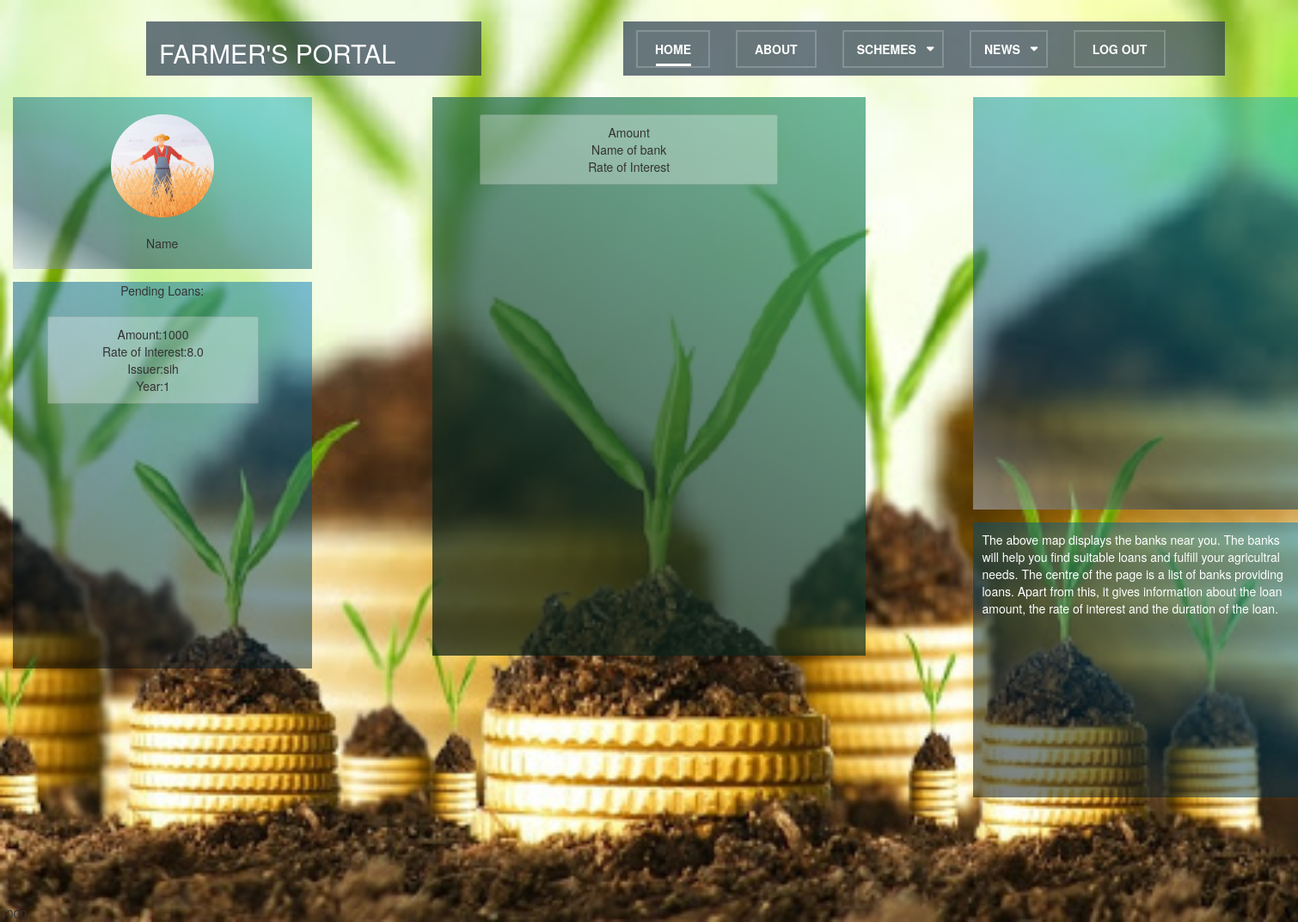
Screenshot of /Bank/ViewLoan/ with the database file from the repository.
### Bank/models.py (models this page shows, shortened)
class Loan(models.Model):
    Publisher=models.ForeignKey(BankExecutive,on_delete=models.CASCADE)
    Amt=models.IntegerField()
    Rate=models.FloatField()
    Year=models.IntegerField()

### farmers/models.py (models this page shows)
class BankExecutive(models.Model):
    Ref=models.ForeignKey(User,on_delete=models.CASCADE)
    Bank_Name=models.CharField(max_length=100)
    Address=models.CharField(max_length=100)
    Contact=models.IntegerField()
    def __str__(self):
        return self.Ref.username

### Bank/views.py (the view)
# urls.py: path('ViewLoan/',views.LoanView,name='LoanView'),
def LoanView(request):
    flag=0
    q=Loan.objects.all()
    try:
        u=BankExecutive.objects.get(Ref=request.user)
        flag=1
    except:
        flag=0
    return render(request,'homeloan.html',{'loan':q,'flag':flag})

### Bank/templates/homeloan.html (shortened to what this page needs)
{% load static %}
<html>
<head>
 	<link rel="stylesheet" href="https://cdnjs.cloudflare.com/ajax/libs/font-awesome/4.7.0/css/font-awesome.min.css">
	 <link rel="stylesheet" href="{% static 'css/bootsnav.css' %}">
	 <link rel="stylesheet" href="{% static 'css/bank.css' %}">
 	<link rel="stylesheet" href="https://maxcdn.bootstrapcdn.com/bootstrap/3.3.7/css/bootstrap.min.css">
</head>
<body>
	<div class="container">
        <div class="row">
        	<div class="col-md-4 logo"><h2 style="color:white">FARMER'S PORTAL</h2></div>
            <div class="col-md-8">
                <nav class="navbar navbar-default navbar-mobile bootsnav on">
                    <div class="collapse navbar-collapse" id="navbar-menu">
                        <ul class="nav navbar-nav" data-in="fadeInDown" data-out="fadeOutUp">
                            <li class="active"><a href="#" data-hover="Home">Home </a></li>
                            <li><a href="#" data-hover="About">About </a></li>
                            <li class="dropdown">
                                <a href="#" class="dropdown-toggle" data-toggle="dropdown" data-hover="Shortcodes">Schemes</a>
                            </li>
                            <li class="dropdown">
                                <a href="#" class="dropdown-toggle" data-toggle="dropdown" data-hover="Shortcodes">News </a>
                            </li>
                            <li><a href="#" data-hover="LogOut">Log Out </a></li>
                        </ul>
                    </div>
                </nav>
            </div>
		 </div>
	</div>
	<div class="container-fluid hi">
		 <div class="row">
			<div class="col-md-3">
			  <div class="lef1">
				  <br>
				  <img src="{% static 'css/statics/wallpaper1.jpg' %}">
				 <br><br><span>Name</span>
			  </div>
			  <div class="lef2">
				  <p>Pending Loans:</p>
				  <ul style="list-style: none;">
					  <li>
                          {% for i in loan %}
					  <div class="card dis">
						  Amount:{{i.Amt}}
						  <br>
                          Rate of Interest:{{i.Rate}}
                          <br>
                          Issuer:{{i.Publisher}}
                          <br>
                          Year:{{i.Year}}
                      </div>
                      {% endfor %}
				  </li>
				  </ul>
			  </div>
			</div>
			<div class="col-md-1"></div>
			<div class="col-md-4 cen">
						<ul style="list-style: none;">
							<li>
							<div class="card dis">
								<span>Amount</span>
						<span>Name of bank</span>
						<span>Rate of Interest</span>
							</div>
						</li>
						</ul>
		   </div>
		   <div class="col-md-1"></div>
			<div class="col-md-3">
				<div class="row r1">
					<iframe src="https://www.google.com/maps/embed?pb=!1m16!1m12!1m3!1d15072.9410065777!2d72.839731447777!3d19.184924584813327!2m3!1f0!2f0!3f0!3m2!1i1024!2i768!4f13.1!2m1!1sbanks!5e0!3m2!1sen!2sin!4v1581043029970!5m2!1sen!2sin" width="600" height="450" frameborder="0" style="border:0;" allowfullscreen=""></iframe>
				</div>
				<div class="row r2">
					The above map displays the banks near you. The banks will help you find suitable loans
					and fulfill your agricultral needs. The centre of the page is a list of banks providing loans. Apart from
					this, it gives information about the loan amount, the rate of interest and the duration of the loan.
				</div>
			</div>
		</div>
	</div>
    {% for i in loan %}
    {{i.Amt}}
    {% endfor %}
</body>
</html>

### farmers/static/css/bootsnav.css (style rules this page uses)
.logo { margin-top: 25px; background: rgba(44,62,80,0.7); }
nav.navbar.bootsnav { margin-top:30px; margin-left:150px; -moz-border-radius: 0px; -webkit-border-radius: 0px; -o-border-radius: 0px; border-radius: 0px; background-color: #fff; border-bottom: solid 1px #e0e0e0; z-index: 9; }
nav.navbar.bootsnav ul.nav > li > a { color: #6f6f6f; background-color: transparent; outline: none; margin-bottom: -2px; }
nav.navbar.bootsnav ul.nav li.megamenu-fw > a:hover, nav.navbar.bootsnav ul.nav li.megamenu-fw > a:focus, nav.navbar.bootsnav ul.nav li.active > a:hover, nav.navbar.bootsnav ul.nav li.active > a:focus, nav.navbar.bootsnav ul.nav li.active > a { background-color: transparent; }
body { -webkit-transition: all 0.3s ease-in-out; -moz-transition: all 0.3s ease-in-out; -o-transition: all 0.3s ease-in-out; -ms-transition: all 0.3s ease-in-out; transition: all 0.3s ease-in-out; }
@media (min-width: 1024px) { nav.navbar.bootsnav ul.nav > li > a { padding: 30px 15px; font-weight: 600; } }
@media (min-width: 1024px) { nav.navbar.bootsnav ul.nav > li.dropdown > a.dropdown-toggle:after { font-family: 'FontAwesome'; content: "\f0d7"; margin-left: 5px; margin-top: 2px; } }

### farmers/static/css/bank.css (style rules this page uses)
.lef1 { background-color: aqua; height: 200px; text-align: center; background: linear-gradient(30deg,rgb(197, 205, 224,0.5),#002a5480,rgb(1, 78, 109,0.5),rgb(2, 125, 138,0.5),rgb(0, 161, 167,0.5),rgb(27, 178, 184,0.5)); }
.lef2 { margin-top: 15px; background: linear-gradient(30deg,rgb(1,1,1,0.5),rgb(1,25,38,0.5),rgb(0,62,92,.5),rgb(1, 98, 147,.5),rgb(0, 123, 184,.5)); height: 450px; text-align: center; }
img { height:120px; border-radius: 50%; }
.r1 { background: linear-gradient(30deg,rgb(197, 205, 224,0.5),rgb(0, 42, 84,0.5),rgb(1, 78, 109,0.5),rgb(2, 125, 138,0.5),rgb(0, 161, 167,0.5),rgb(27, 178, 184,0.5)); height: 60vh; }
.r2 { margin-top: 15px; background: linear-gradient(30deg,rgb(1,1,1,0.5),rgb(1,25,38,0.5),rgb(0,62,92,.5),rgb(1, 98, 147,.5),rgb(0, 123, 184,.5)); height: 40vh; color:white; padding:10px; }
.cen { background: linear-gradient(30deg,rgb(5, 25, 18,0.7),rgb(13, 38, 28,0.7),rgb(26, 76, 57,0.7),rgb(38, 115, 85,0.7),rgb(49, 155, 114,0.7)); height: 650px; text-align: center; }
.dis { width:80%; padding: 10px; margin-top: 20px; }
.hi { transform: translateY(-125px); }
.card { position: relative; display: -ms-flexbox; display: flex; -ms-flex-direction: column; flex-direction: column; min-width: 0; word-wrap: break-word; background-color: rgba(255, 255, 255, 0.3); background-clip: border-box; border: 1px solid rgba(0, 0, 0, 0.125); border-radius: 0.25rem; }

### rows the page displays
Loan: Amt "1000", Rate "8.0", Publisher "sih", Year "1"
